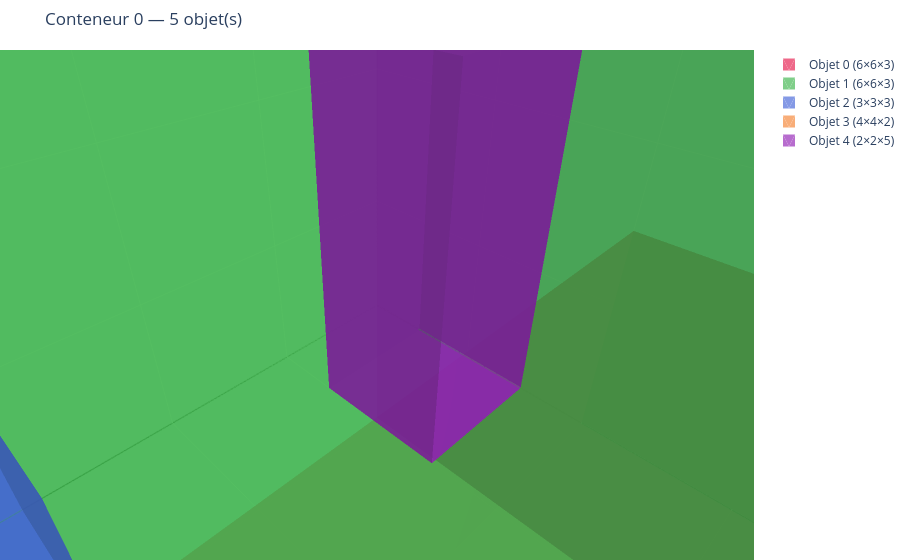

Notebook code for this chart:
### Markdown cell above
---
## 3. CP-SAT vs Heuristique (First Fit Decreasing)

La **FFD** trie par volume décroissant et place dans le premier bin disponible. O(n log n) mais sous-optimale. CP-SAT garantit l'optimalité.

### Code cell
fig = plot_bin(items, result, bin_idx=0, container=container)
fig.show()

### Figure 1 — Plotly figure (JSON) as saved in the notebook; plotly's stock layout.template omitted (floating-point values rounded to 4 significant figures)
{"data": [{"line": {"color": "black", "width": 3}, "mode": "lines", "name": "Conteneur", "showlegend": false, "type": "scatter3d", "x": [0, 10, null, 10, 10, null, 10, 0, null, 0, 0, null, 0, 10, null, 10, 10, null, 10, 0, null, 0, 0, null, 0, 0, null, 10, 10, null, 10, 10, null, 0, 0, null], "y": [0, 0, null, 0, 10, null, 10, 10, null, 10, 0, null, 0, 0, null, 0, 10, null, 10, 10, null, 10, 0, null, 0, 0, null, 0, 0, null, 10, 10, null, 10, 10, null], "z": [0, 0, null, 0, 0, null, 0, 0, null, 0, 0, null, 10, 10, null, 10, 10, null, 10, 10, null, 10, 10, null, 0, 10, null, 0, 10, null, 0, 10, null, 0, 10, null]}, {"color": "#e6194b", "flatshading": true, "i": [0, 0, 4, 4, 0, 0, 2, 2, 0, 0, 1, 1], "j": [1, 2, 5, 6, 1, 5, 3, 7, 3, 7, 2, 6], "k": [2, 3, 6, 7, 5, 4, 7, 6, 7, 4, 6, 5], "name": "Objet 0 (6×6×3)", "opacity": 0.65, "showlegend": true, "type": "mesh3d", "x": [0, 6, 6, 0, 0, 6, 6, 0], "y": [4, 4, 10, 10, 4, 4, 10, 10], "z": [0, 0, 0, 0, 3, 3, 3, 3]}, {"color": "#3cb44b", "flatshading": true, "i": [0, 0, 4, 4, 0, 0, 2, 2, 0, 0, 1, 1], "j": [1, 2, 5, 6, 1, 5, 3, 7, 3, 7, 2, 6], "k": [2, 3, 6, 7, 5, 4, 7, 6, 7, 4, 6, 5], "name": "Objet 1 (6×6×3)", "opacity": 0.65, "showlegend": true, "type": "mesh3d", "x": [4, 10, 10, 4, 4, 10, 10, 4], "y": [4, 4, 10, 10, 4, 4, 10, 10], "z": [3, 3, 3, 3, 6, 6, 6, 6]}, {"color": "#4363d8", "flatshading": true, "i": [0, 0, 4, 4, 0, 0, 2, 2, 0, 0, 1, 1], "j": [1, 2, 5, 6, 1, 5, 3, 7, 3, 7, 2, 6], "k": [2, 3, 6, 7, 5, 4, 7, 6, 7, 4, 6, 5], "name": "Objet 2 (3×3×3)", "opacity": 0.65, "showlegend": true, "type": "mesh3d", "x": [6, 9, 9, 6, 6, 9, 9, 6], "y": [0, 0, 3, 3, 0, 0, 3, 3], "z": [0, 0, 0, 0, 3, 3, 3, 3]}, {"color": "#f58231", "flatshading": true, "i": [0, 0, 4, 4, 0, 0, 2, 2, 0, 0, 1, 1], "j": [1, 2, 5, 6, 1, 5, 3, 7, 3, 7, 2, 6], "k": [2, 3, 6, 7, 5, 4, 7, 6, 7, 4, 6, 5], "name": "Objet 3 (4×4×2)", "opacity": 0.65, "showlegend": true, "type": "mesh3d", "x": [0, 4, 4, 0, 0, 4, 4, 0], "y": [0, 0, 4, 4, 0, 0, 4, 4], "z": [6, 6, 6, 6, 8, 8, 8, 8]}, {"color": "#911eb4", "flatshading": true, "i": [0, 0, 4, 4, 0, 0, 2, 2, 0, 0, 1, 1], "j": [1, 2, 5, 6, 1, 5, 3, 7, 3, 7, 2, 6], "k": [2, 3, 6, 7, 5, 4, 7, 6, 7, 4, 6, 5], "name": "Objet 4 (2×2×5)", "opacity": 0.65, "showlegend": true, "type": "mesh3d", "x": [0, 2, 2, 0, 0, 2, 2, 0], "y": [1, 1, 3, 3, 1, 1, 3, 3], "z": [0, 0, 0, 0, 5, 5, 5, 5]}], "layout": {"margin": {"b": 0, "l": 0, "r": 0, "t": 50}, "scene": {"aspectmode": "manual", "aspectratio": {"x": 10, "y": 10, "z": 10}, "xaxis": {"range": [0, 10], "title": {"text": "X (largeur)"}}, "yaxis": {"range": [0, 10], "title": {"text": "Y (profondeur)"}}, "zaxis": {"range": [0, 10], "title": {"text": "Z (hauteur)"}}}, "title": {"text": "Conteneur 0 — 5 objet(s)"}}}
